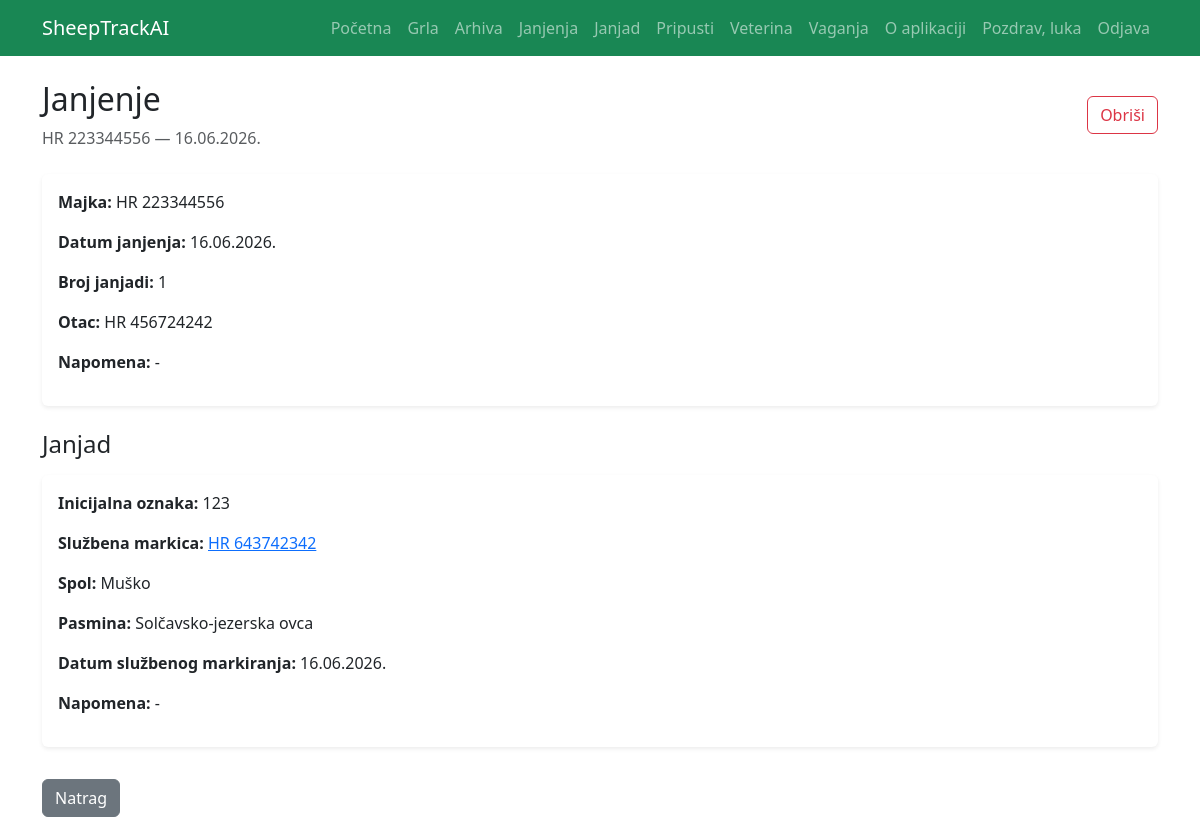
The page /lambing/2/ (signed in) on the database its author committed.
### lambing/models.py (models this page shows, shortened)
class Lambing(models.Model):
    mother = models.ForeignKey(
        Sheep,
        on_delete=models.CASCADE,
        related_name="lambings",
        verbose_name="Majka"
    )
    lambing_date = models.DateField(verbose_name="Datum janjenja")
    father_sheep = models.ForeignKey(
        Sheep,
        on_delete=models.SET_NULL,
        null=True,
        blank=True,
        related_name="fathered_lambings",
        verbose_name="Otac iz stada"
    )
    father = models.CharField(
        max_length=12,
        blank=True,
        verbose_name="Otac / ovan izvan stada"
    )
    lamb_count = models.PositiveSmallIntegerField(
        verbose_name="Broj janjadi",
        choices=[
            (1, "1 janje"),
            (2, "2 janjeta"),
            (3, "3 janjeta"),
            (4, "4 janjeta"),
            (5, "5 janjadi"),
        ],
        default=1
    )
    notes = models.TextField(blank=True, verbose_name="Napomena")
    created_at = models.DateTimeField(auto_now_add=True)

class Lamb(models.Model):
    SEX_CHOICES = [
        ("Z", "Žensko"),
        ("M", "Muško"),
    ]
    lambing = models.ForeignKey(
        Lambing,
        on_delete=models.CASCADE,
        related_name="lambs",
        verbose_name="Janjenje"
    )
    initial_tag = models.CharField(max_length=3, verbose_name="Inicijalna oznaka")
    official_tag = models.CharField(
        max_length=12,
        blank=True,
        verbose_name="Službena markica"
    )
    sex = models.CharField(
        max_length=1,
        choices=SEX_CHOICES,
        verbose_name="Spol"
    )
    breed = models.CharField(
        max_length=50,
        choices=Sheep.BREED_CHOICES,
        blank=True,
        verbose_name="Pasmina janjeta"
    )
    marking_date = models.DateField(
        null=True,
        blank=True,
        verbose_name="Datum službenog markiranja"
    )
    notes = models.TextField(blank=True, verbose_name="Napomena")
    converted_sheep = models.OneToOneField(
        Sheep,
        on_delete=models.SET_NULL,
        null=True,
        blank=True,
        related_name="source_lamb",
        verbose_name="Povezano grlo"
    )
    created_at = models.DateTimeField(auto_now_add=True)

### sheep/models.py (models this page shows, shortened)
class Sheep(models.Model):
    BREED_CHOICES = [
        ('CIGAJA', 'Cigaja'),
        ('CRESKA', 'Creska ovca'),
        ('DALMATINSKA_PRAMENKA', 'Dalmatinska pramenka'),
        ('DUBROVACKA_RUDA', 'Dubrovačka ovca – ruda'),
        ('ISTARSKA', 'Istarska ovca'),
        ('KRCKA', 'Krčka ovca'),
        ('LICKA_PRAMENKA', 'Lička pramenka'),
        ('PASKA', 'Paška ovca'),
        ('RAPSKA', 'Rapska ovca'),
        ('ISTOCNOFRIZIJSKA', 'Istočnofrizijska ovca'),
        ('MERINOLANDSCHAF', 'Merinolnadschaf / merinolandšaf'),
        ('ROMANOVSKA', 'Romanovska ovca'),
        ('SOLCAVSKO_JEZERSKA', 'Solčavsko-jezerska ovca'),
        ('SUFFOLK', 'Suffolk / safolk'),
        ('TRAVNICKA_PRAMENKA', 'Travnička / vlašićka / dubska pramenka'),
        ('DORPER', 'Dorper'),
        ('TEXEL', 'Texel / teksel'),
        ('KERRY_HILL', 'Kerry Hill'),
        ('CLUN_FOREST', 'Clun forest'),
        ('KAMERUNSKA', 'Kamerunska ovca'),
        ('BERRICHON_DU_CHER', 'Berrichon du Cher'),
        ('LACAUNE', 'Lacaune / lakon'),
        ('OSTALO', 'Ostalo'),
    ]
    SEX_CHOICES = [
        ('Z', 'Žensko'),
        ('M', 'Muško'),
    ]
    CATEGORY_CHOICES = [
        ('JANJE', 'Janje'),
        ('SILJEZICA', 'Šilježica'),
        ('OVNIC', 'Ovnić'),
        ('OVCA', 'Ovca'),
        ('OVAN', 'Ovan'),
    ]
    STATUS_CHOICES = [
        ('ACTIVE', 'Aktivno'),
        ('SOLD', 'Prodano'),
        ('DEAD', 'Uginulo'),
        ('SLAUGHTERED', 'Zaklano'),
    ]
    farm = models.ForeignKey(
        Farm,
        on_delete=models.CASCADE,
        related_name='sheep'
    )
    eid_number = models.CharField(
        max_length=12,
        unique=True,
        verbose_name="Životni broj"
    )
    breed = models.CharField(
        max_length=50,
        choices=BREED_CHOICES,
        default='SOLCAVSKO_JEZERSKA',
        verbose_name="Pasmina"
    )
    sex = models.CharField(
        max_length=1,
        choices=SEX_CHOICES,
        default='Z',
        verbose_name="Spol"
    )
    birth_date = models.DateField(
        verbose_name="Datum rođenja"
    )
    is_breeding_ram = models.BooleanField(
        default=False,
        verbose_name="Rasplodni ovan"
    )
    category = models.CharField(
        max_length=20,
        choices=CATEGORY_CHOICES,
        default='JANJE',
        verbose_name="Kategorija"
    )
    status = models.CharField(
        max_length=20,
        choices=STATUS_CHOICES,
        default='ACTIVE',
        verbose_name="Status"
    )
    exit_date = models.DateField(
        null=True,
        blank=True,
        verbose_name="Datum izlaska"
    )
    exit_reason = models.TextField(
        blank=True,
        verbose_name="Razlog / napomena izlaska"
    )
    notes = models.TextField(
        blank=True,
        verbose_name="Napomena"
    )
    created_at = models.DateTimeField(
        auto_now_add=True
    )

### lambing/views.py (the view)
# urls.py: path("<int:pk>/", lambing_detail, name="lambing_detail"),
@login_required
def lambing_detail(request, pk):
    farm = get_user_farm(request.user)
    lambing = get_object_or_404(
        Lambing,
        pk=pk,
        mother__farm=farm
    )
    return render(request, "lambing/lambing_detail.html", {
        "lambing": lambing,
    })

### lambing/views.py (called while the page is built)
def get_user_farm(user):
    return Farm.objects.filter(owner=user).first()

### templates/lambing/lambing_detail.html (shortened to what this page needs)
{% extends 'base.html' %}
{% block content %}
<div class="d-flex justify-content-between align-items-center mb-4">
    <div>
        <h2>Janjenje</h2>
        <p class="text-muted mb-0">
            {{ lambing.mother.eid_number }} — {{ lambing.lambing_date|date:"d.m.Y." }}
        </p>
    </div>
    <a href="{% url 'lambing_delete' lambing.pk %}" class="btn btn-outline-danger">
        Obriši
    </a>
</div>
<div class="card shadow-sm border-0 mb-4">
    <div class="card-body">
        <p><strong>Majka:</strong> {{ lambing.mother.eid_number }}</p>
        <p><strong>Datum janjenja:</strong> {{ lambing.lambing_date|date:"d.m.Y." }}</p>
        <p><strong>Broj janjadi:</strong> {{ lambing.lamb_count }}</p>
        <p>
            <strong>Otac:</strong>
            {% if lambing.father_sheep %}
                {{ lambing.father_sheep.eid_number }}
            {% elif lambing.father %}
                {{ lambing.father }}
            {% else %}
                -
            {% endif %}
        </p>
        <p><strong>Napomena:</strong> {{ lambing.notes|default:"-" }}</p>
    </div>
</div>
<h4 class="mb-3">Janjad</h4>
{% for lamb in lambing.lambs.all %}
<div class="card mb-3 shadow-sm border-0">
    <div class="card-body">
        <p><strong>Inicijalna oznaka:</strong> {{ lamb.initial_tag }}</p>
        <p>
            <strong>Službena markica:</strong>
            {% if lamb.converted_sheep %}
                <a href="{% url 'sheep_detail' lamb.converted_sheep.pk %}">
                    {{ lamb.official_tag }}
                </a>
            {% else %}
                {{ lamb.official_tag|default:"Nije službeno markirano" }}
            {% endif %}
        </p>
        <p><strong>Spol:</strong> {{ lamb.get_sex_display }}</p>
        <p>
            <strong>Pasmina:</strong>
            {% if lamb.breed %}
                {{ lamb.get_breed_display }}
            {% else %}
                -
            {% endif %}
        </p>
        <p>
            <strong>Datum službenog markiranja:</strong>
            {% if lamb.marking_date %}
                {{ lamb.marking_date|date:"d.m.Y." }}
            {% else %}
                Nije markirano
            {% endif %}
        </p>
        <p><strong>Napomena:</strong> {{ lamb.notes|default:"-" }}</p>
    </div>
</div>
{% empty %}
<div class="alert alert-info">
    Nema unesene janjadi.
</div>
{% endfor %}
<a href="{% url 'lambing_list' %}" class="btn btn-secondary mt-3">
    Natrag
</a>
{% endblock %}

### templates/base.html (shortened to what this page needs)
<!DOCTYPE html>
<html lang="hr">
<head>
    <link href="https://cdn.jsdelivr.net/npm/bootstrap@5.3.7/dist/css/bootstrap.min.css" rel="stylesheet">
</head>
<body>
<nav class="navbar navbar-expand-lg navbar-dark bg-success">
    <div class="container">
        <a class="navbar-brand" href="/">
            SheepTrackAI
        </a>
        <div class="collapse navbar-collapse" id="navbarNav">
            <ul class="navbar-nav ms-auto">
               <li class="nav-item">
                    <a class="nav-link" href="/">Početna</a>
                </li>
                <li class="nav-item">
                    <a class="nav-link" href="{% url 'sheep_list' %}">Grla</a>
                </li>
                <li class="nav-item">
                    <a class="nav-link" href="{% url 'sheep_archive' %}">Arhiva</a>
                </li>
                <li class="nav-item">
                        <a class="nav-link" href="{% url 'lambing_list' %}">Janjenja</a>
                </li>
                <li class="nav-item">
                    <a class="nav-link" href="{% url 'lamb_list' %}">Janjad</a>
                </li>
                <li class="nav-item">
                    <a class="nav-link" href="{% url 'breeding_list' %}">Pripusti</a>
                </li>
                <li class="nav-item">
                    <a class="nav-link" href="{% url 'veterinary_list' %}">Veterina</a>
                </li>
                <li class="nav-item">
                    <a class="nav-link" href="{% url 'weight_list' %}">Vaganja</a>
                </li>
                <li class="nav-item">
                    <a class="nav-link" href="{% url 'about' %}">O aplikaciji</a>
                </li>
                {% if user.is_authenticated %}
                <li class="nav-item">
                    <span class="nav-link">
                        Pozdrav, {{ user.username }}
                    </span>
                </li>
                <li class="nav-item">
                    <a class="nav-link" href="{% url 'logout' %}">
                        Odjava
                    </a>
                </li>
                {% endif %}
            </ul>
        </div>
    </div>
</nav>
<div class="container mt-4">
    {% block content %}
    {% endblock %}
</div>
</body>
</html>

### rows shown on the page
Lambing: mother.eid_number "HR 223344556", lambing_date "16.06.2026.", lamb_count "1", father_sheep.eid_number "HR 456724242", notes "-"
Lamb: initial_tag "123", official_tag "HR 643742342", sex "Muško", breed "Solčavsko-jezerska ovca", marking_date "16.06.2026.", notes "-"

### other values the page prints
{{ user.username }} "luka"
